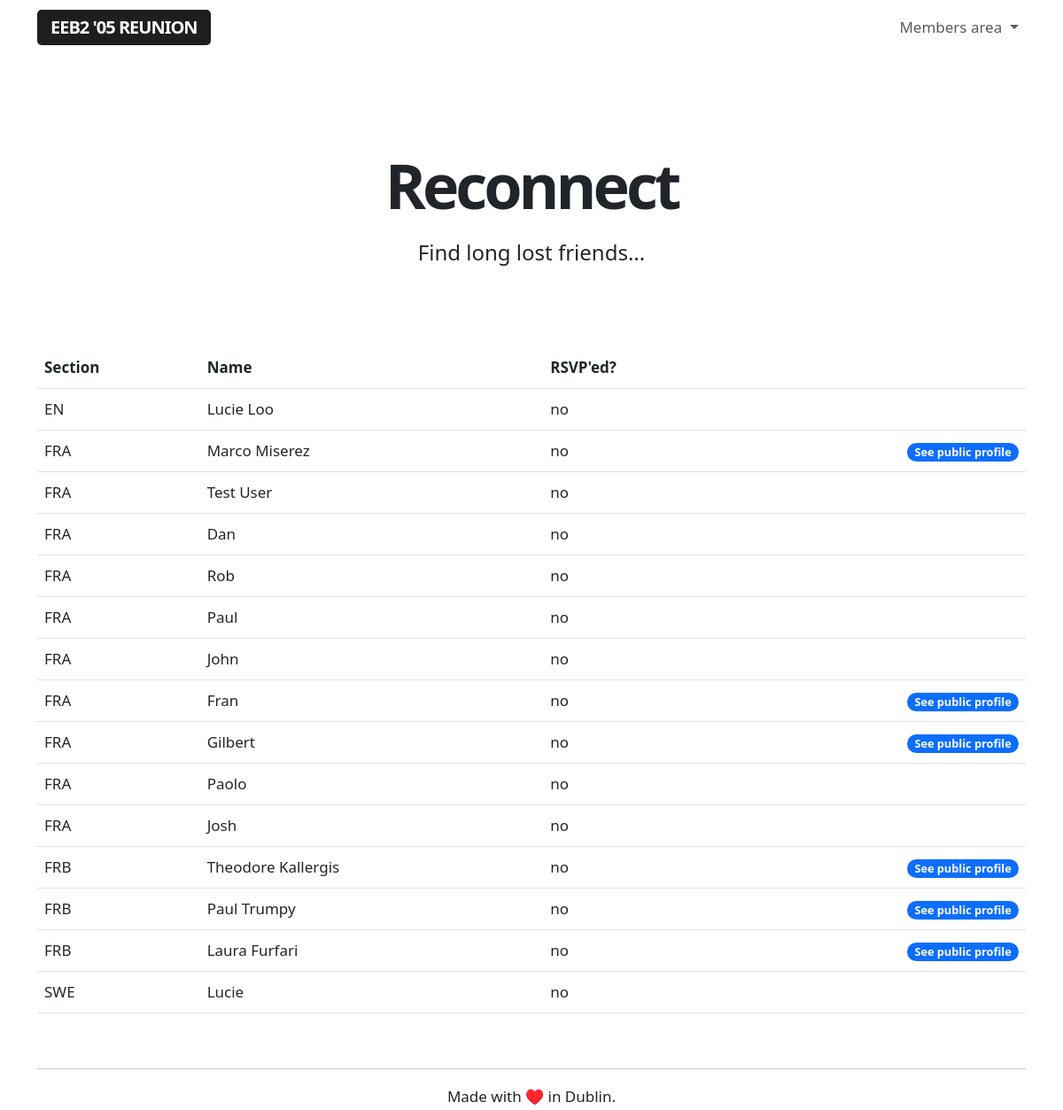
Page /reconnect (signed in) on the earlier database version.
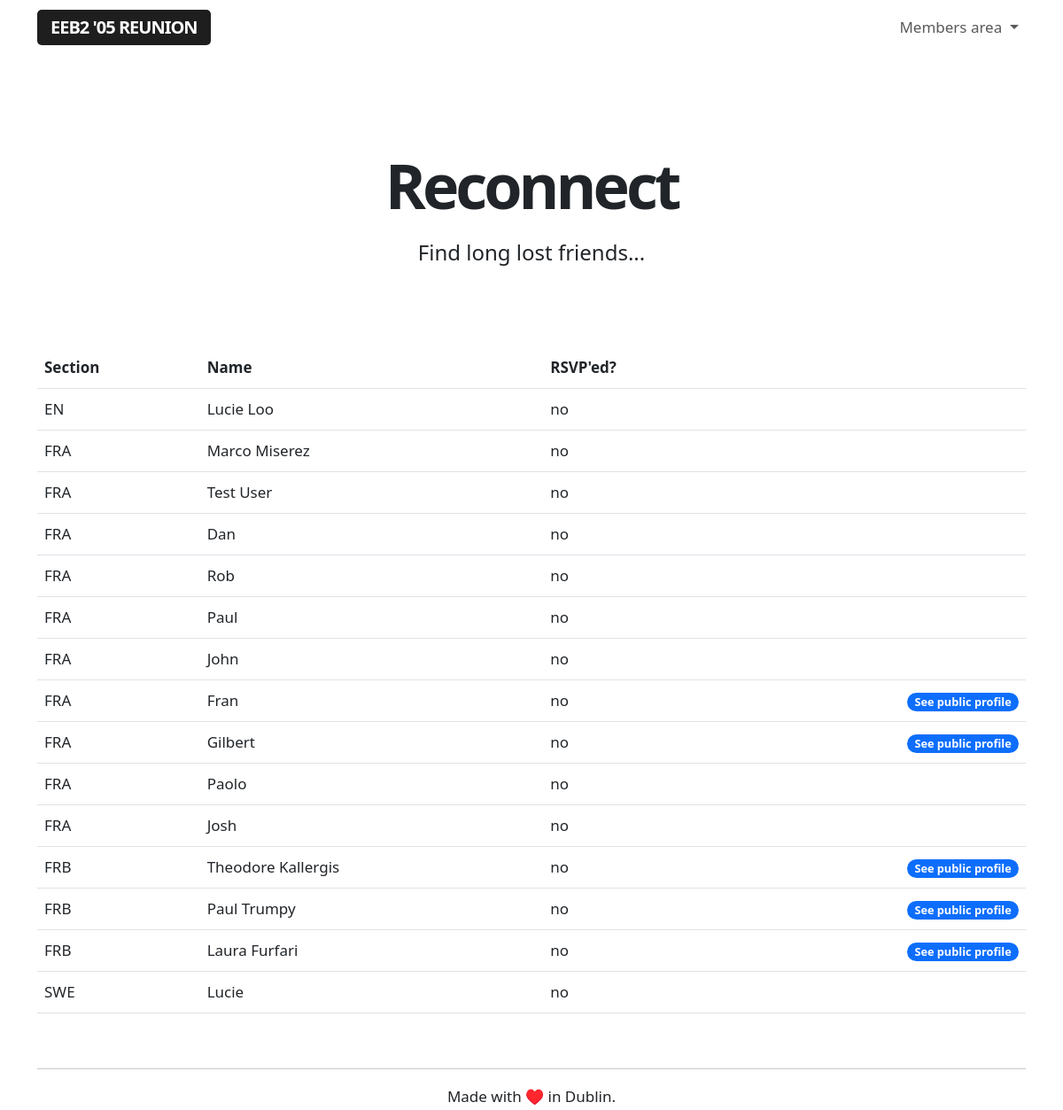
Same page on the later database version.
### app/models.py (models this page shows, shortened)
class Guest(db.Model):
    id = db.Column(db.Integer, primary_key=True)
    name = db.Column(db.String(64), index=True, unique=False)
    section = db.Column(db.String(64), index=True, unique=False)
    email = db.Column(db.String(120), index=True, unique=True)
    registered = db.Column(db.String(120), index=True, unique=False)
    rsvp = db.Column(db.String(64), index=True, unique=False)

### app/routes.py (the view)
@app.route('/reconnect', methods=['GET'])
@login_required
def reconnect():
    guests = Guest.query.order_by(Guest.section.asc())
    return render_template('reconnect.html', guests=guests)

### app/models.py (called while the page is built)
@login.user_loader
def load_user(id):
    return User.query.get(int(id))

### app/templates/reconnect.html
{% extends "base.html" %}
{% block content %}
<div class="title">
    <h1>Reconnect</h1>
    <h4>Find long lost friends...</h4>
</div>
<br>
<table class="table">
    <tr>
        <th>Section</th>
        <th>Name</th>
        <th>RSVP'ed?</th>
        <th> </th>
    </tr>
{% for guest in guests %}
    {% include '_publicguests.html' %}
{% endfor %}
</table>
{% endblock %}

### app/templates/_publicguests.html
<tr>
    <td>{{ guest.section }}</td>
    <td>{{ guest.name }}</td>
    <td>{{ guest.rsvp }}</td>
    <td>{% if guest.email %}
        <a href="{{ url_for('public', guestid=guest.id) }}" class="align-right"><span class="badge rounded-pill text-bg-primary">See public profile</span></a></td>
        {% endif %}
</tr>

Differences in the rows shown:
changed Guest "Marco Miserez": no longer shows "See public profile"
